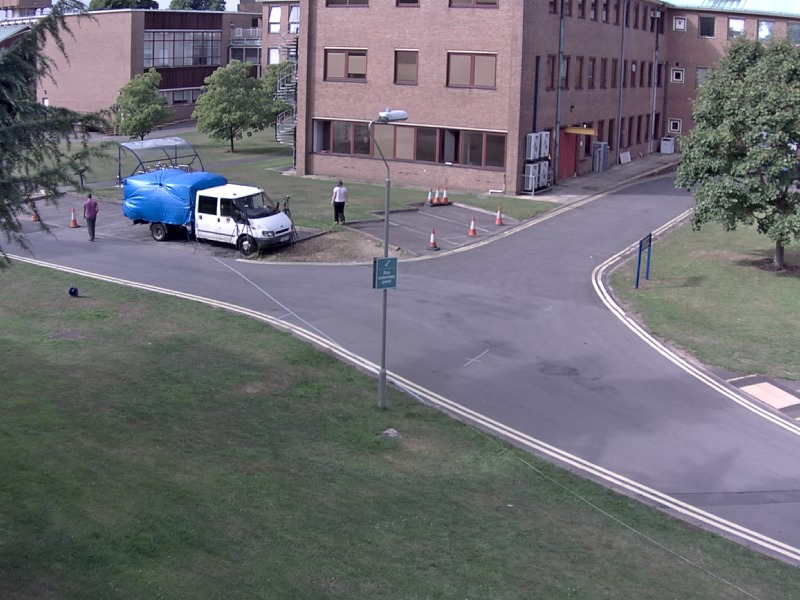
%> input picture background_subtraction/frame_differencing/data/000001.jpg, 800 x 600 px; its folder holds 4 pictures in this run; the run also reads 1 picture not shown here
$ octave main.m   (GNU Octave 9; MATLAB toolbox functions it lacks are replaced by stand-ins)
%> lines starting %> are read from the running program, lines starting %| are printed output that depends on the picture; in (x1, y1, x2, y2) boxes, pixels count from 0 and x2, y2 are one past the last pixel; in counts of white or black regions, pixels touching at a corner belong together; the program's own positions count from 1
### background_subtraction/frame_differencing/backgroundSubtraction.m
function X_bg_sub = backgroundSubtraction(X, X_bg, threshold)

  X_bg_sub = abs(X-X_bg)>threshold;

end

### background_subtraction/frame_differencing/main.m
clear ; close all; clc
pkg load image

% Add paths
addpath("data");


% Parameters initialization ----------------------------------------------------
threshold = 15;
img_id = 1:100;
n_img = numel(img_id);
img_pattern_name = 'data/%06d.jpg';
img_result_pattern_name = 'results/%06d.jpg';


% Background subtraction over the sequence -------------------------------------
fprintf('Background subtraction...');
for i=1:n_img-1
  % Background image
  img_name = sprintf(img_pattern_name, img_id(i));
  X_bg = rgb2gray(imread(img_name));
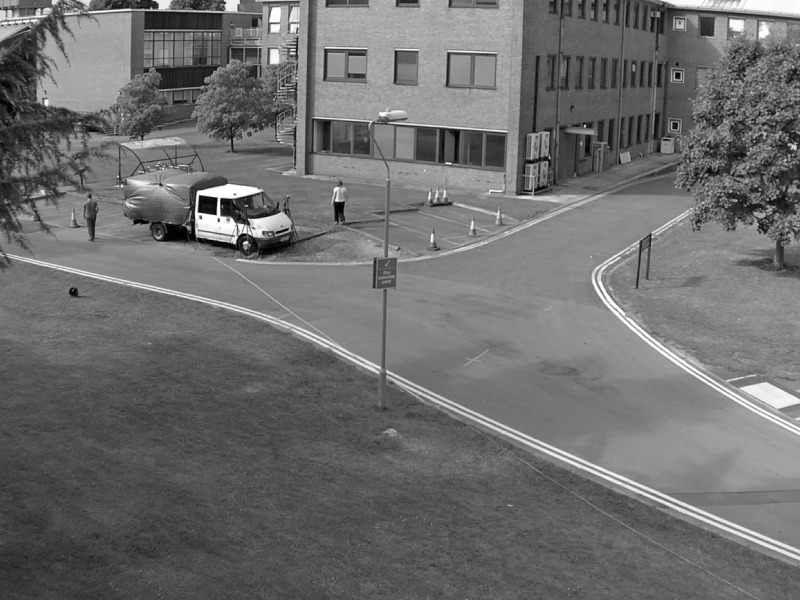
%> X_bg: size 600x800 uint8; min 1, max 255, mean 109.7

  % Current image
  img_name = sprintf(img_pattern_name, img_id(i+1));
  X = rgb2gray(imread(img_name));
%> X: size 600x800 uint8; min 1, max 255, mean 109.7; mean of the top-left, top-right, bottom-left and bottom-right quarters 116.2, 115.6, 85.6, 121.4

  % Background subtraction
  X_bg_sub = backgroundSubtraction(X, X_bg, threshold);
%> in backgroundSubtraction, `X_bg_sub = abs(X-X_bg)>threshold;`:
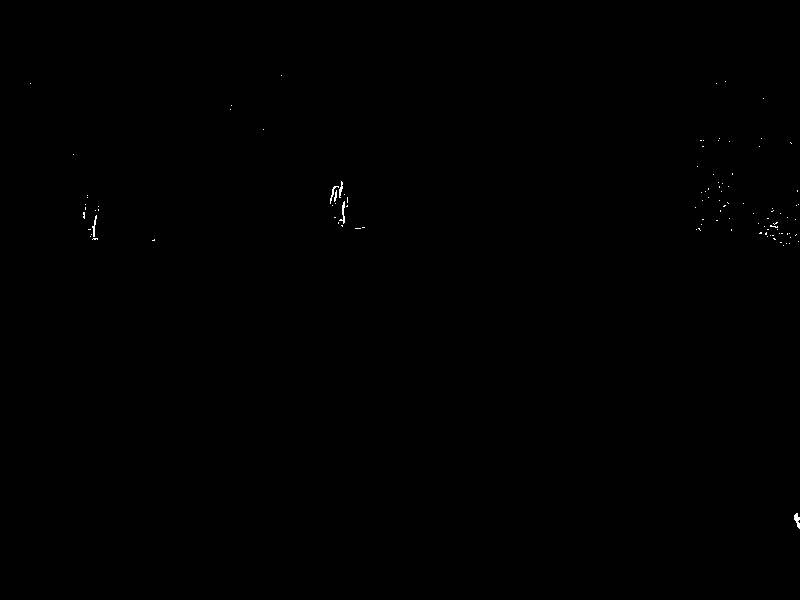
%> X_bg_sub: size 600x800 logical; 0.09% white in thin lines or dots, all inside (x1, y1, x2, y2) = (30, 75, 800, 529)

  % Write the result
  bg_name = sprintf(img_result_pattern_name, img_id(i+1));
  imwrite(X_bg_sub, bg_name);

endfor
%> pass 2 of the loop `for i=1:n_img-1`:
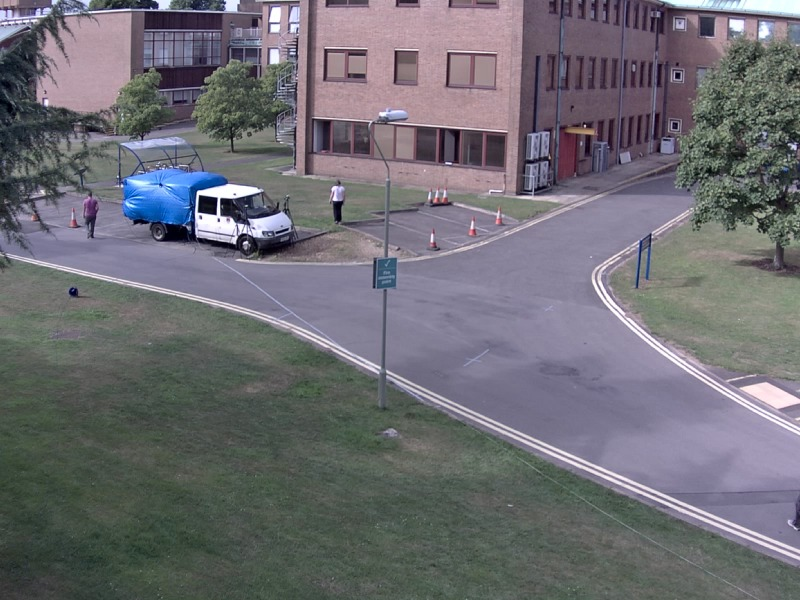
%> input picture background_subtraction/frame_differencing/data/000003.jpg, 800 x 600 px
%> `X = rgb2gray(imread(img_name));`:
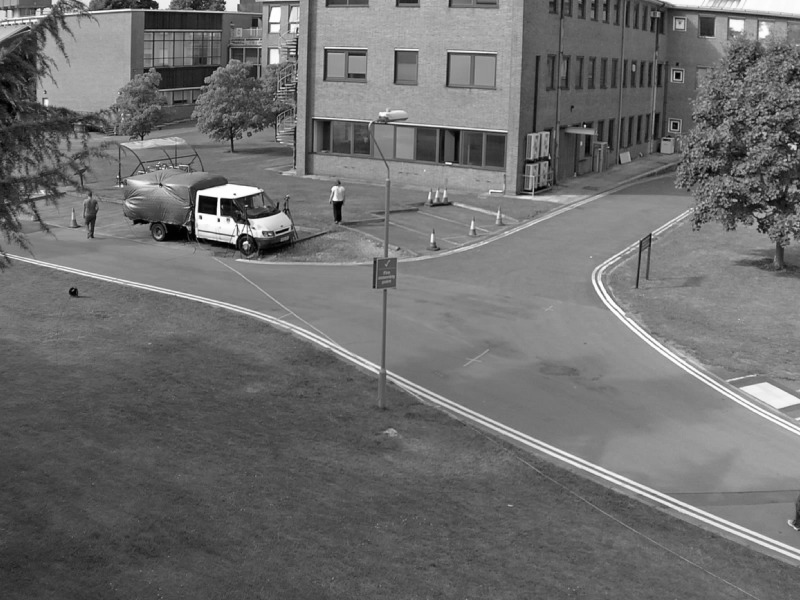
%> X: size 600x800 uint8; min 1, max 255, mean 109.7; mean of the top-left, top-right, bottom-left and bottom-right quarters 116.1, 115.6, 85.6, 121.3
%> in backgroundSubtraction (call 2), `X_bg_sub = abs(X-X_bg)>threshold;`:
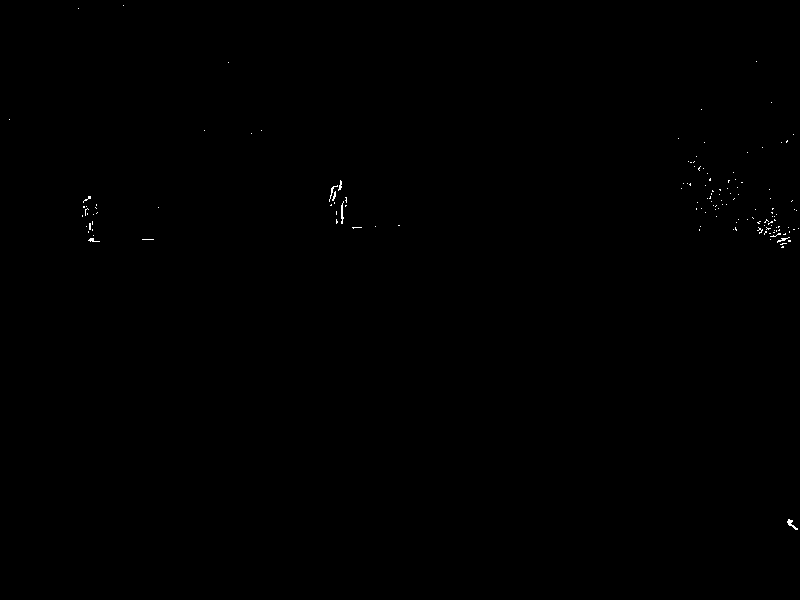
%> X_bg_sub: size 600x800 logical; 0.12% white in thin lines or dots, all inside (x1, y1, x2, y2) = (9, 5, 799, 530)
%> pass 3 of the loop `for i=1:n_img-1`:
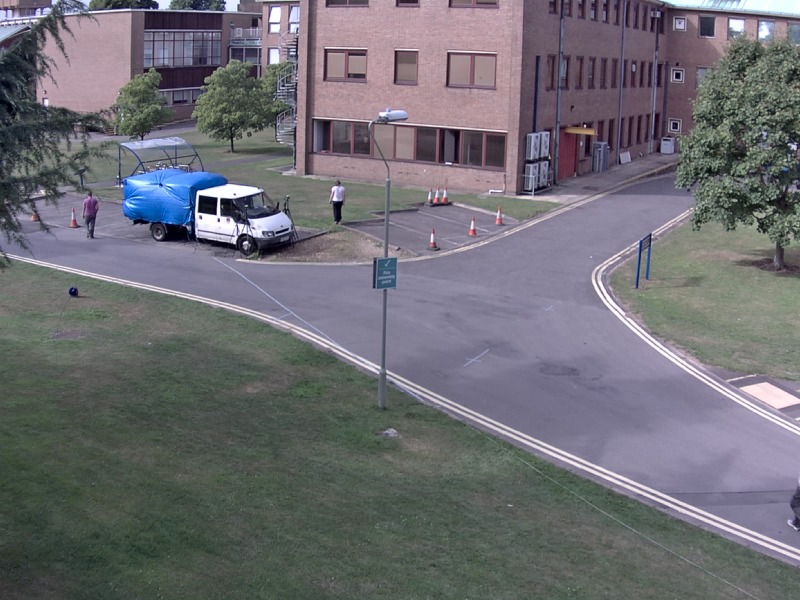
%> input picture background_subtraction/frame_differencing/data/000004.jpg, 800 x 600 px
%> `X = rgb2gray(imread(img_name));`:
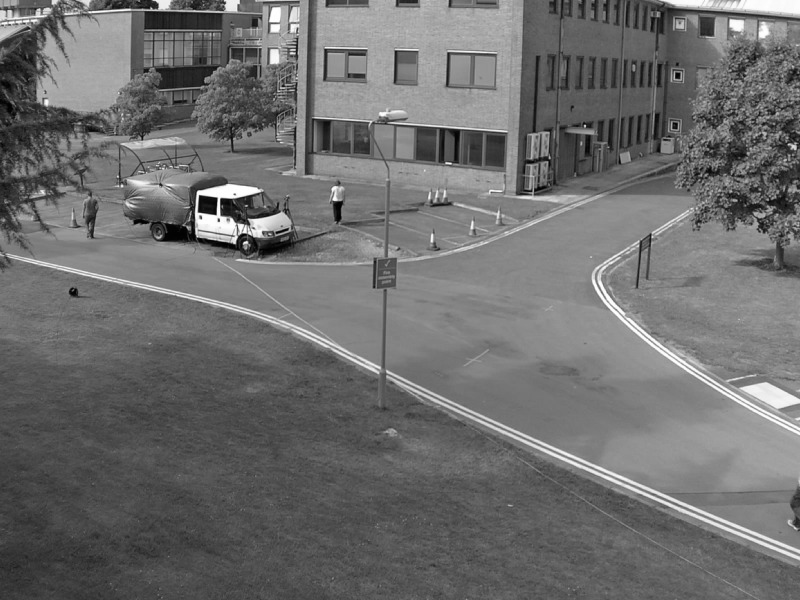
%> X: size 600x800 uint8; min 1, max 255, mean 109.7; mean of the top-left, top-right, bottom-left and bottom-right quarters 116.2, 115.7, 85.7, 121.3
%> in backgroundSubtraction (call 3), `X_bg_sub = abs(X-X_bg)>threshold;`:
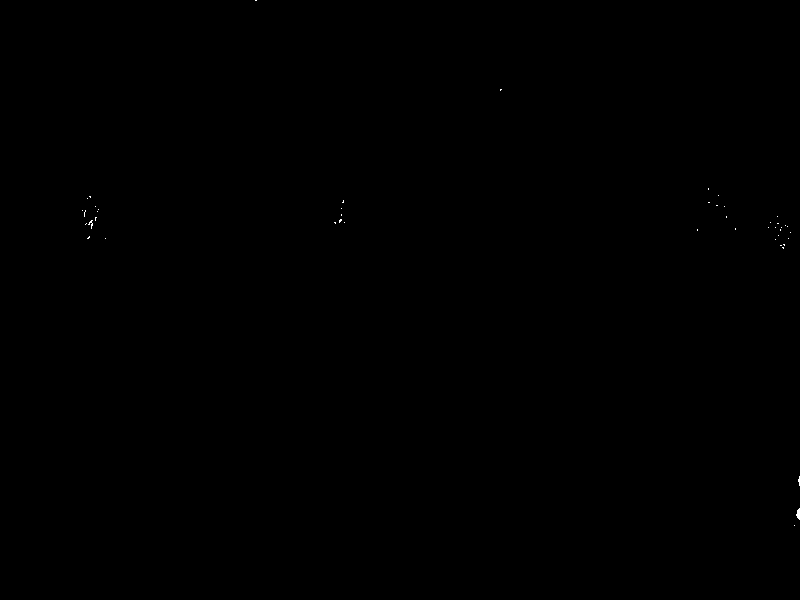
%> X_bg_sub: size 600x800 logical; 0.03% white in thin lines or dots, all inside (x1, y1, x2, y2) = (82, 0, 800, 526)
%> (the run ends here)
